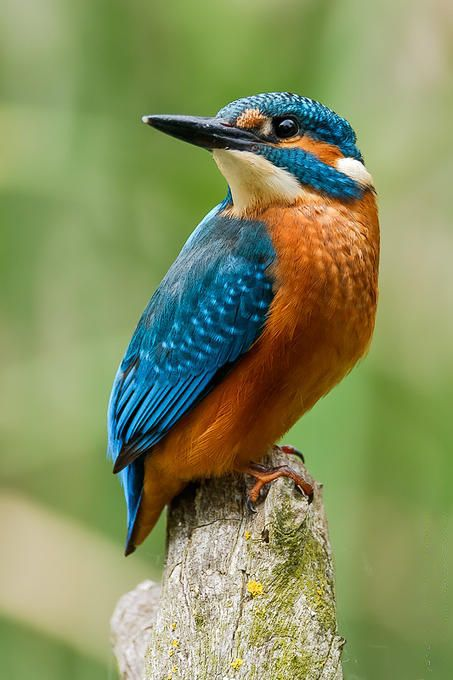
#> input picture OpenCV-Tutorials/kingfisher.jpg, 453 x 680 px
$ python opcv6.py
#> lines starting #> are read from the running program, lines starting #| are printed output that depends on the picture; after the words box and inside, x2 and y2 are one past the last pixel; in counts of white or black regions, pixels touching at a corner belong together
import cv2
import numpy as np

# Thresholding the image

img = cv2.imread('kingfisher.jpg')
#> img is the input picture: shape (680, 453, 3); mean B, G, R 95.3, 143, 133.1
retval, threshold = cv2.threshold(img, 2, 255, cv2.THRESH_BINARY)
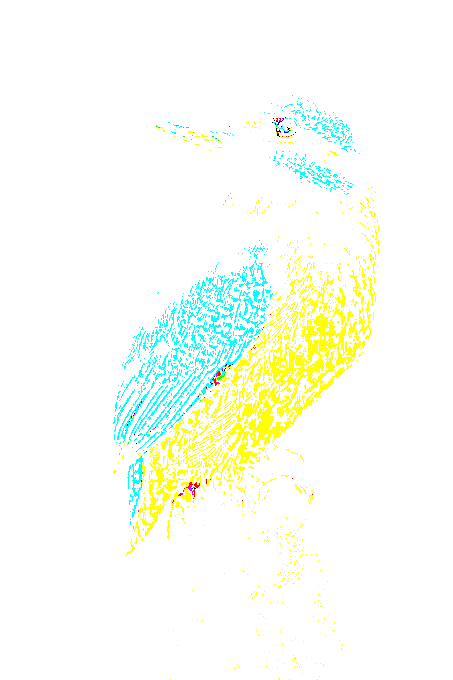
#> threshold: shape (680, 453, 3); mean B, G, R 244.7, 254.8, 249.8

grayscaled = cv2.cvtColor(img, cv2.COLOR_BGR2GRAY)
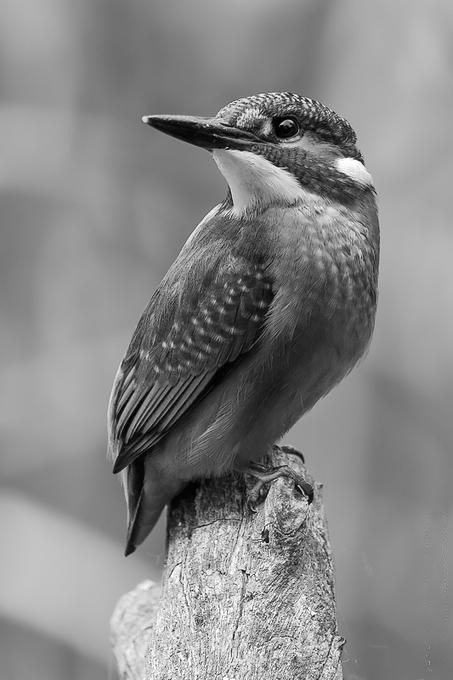
#> grayscaled: shape (680, 453); min 0, max 255, mean 134.6
retval2, threshold2 = cv2.threshold(grayscaled, 5, 255, cv2.THRESH_BINARY)
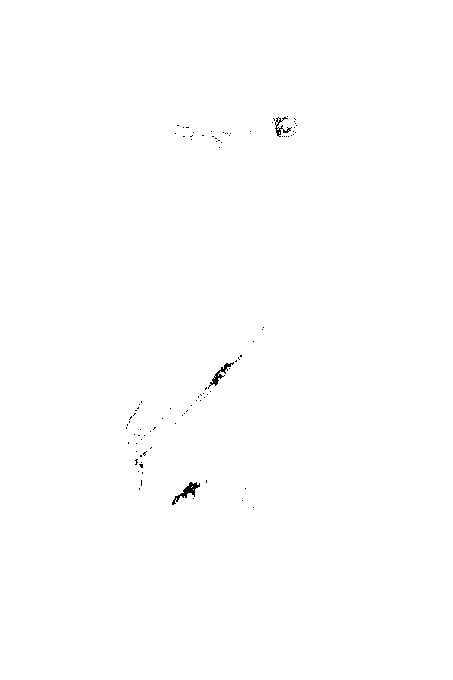
#> threshold2: shape (680, 453); 99.8% white; black in thin lines or dots, all inside (x1, y1, x2, y2) = (126, 116, 297, 508)

gaus = cv2.adaptiveThreshold(grayscaled, 255, cv2.ADAPTIVE_THRESH_GAUSSIAN_C, cv2.THRESH_BINARY, 115, 1)
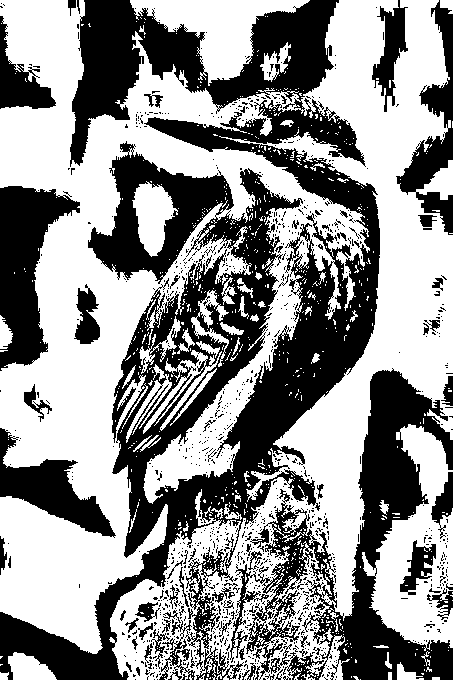
#> gaus: shape (680, 453); 56.6% white; 1052 black regions (977 under 20 px), largest, box (x1, y1, x2, y2) and area: (0, 0, 380, 680) 82476, (230, 368, 453, 680) 21268, (0, 186, 80, 371) 7705

retval2, otsu = cv2.threshold(grayscaled, 125, 255, cv2.THRESH_BINARY+cv2.THRESH_OTSU)
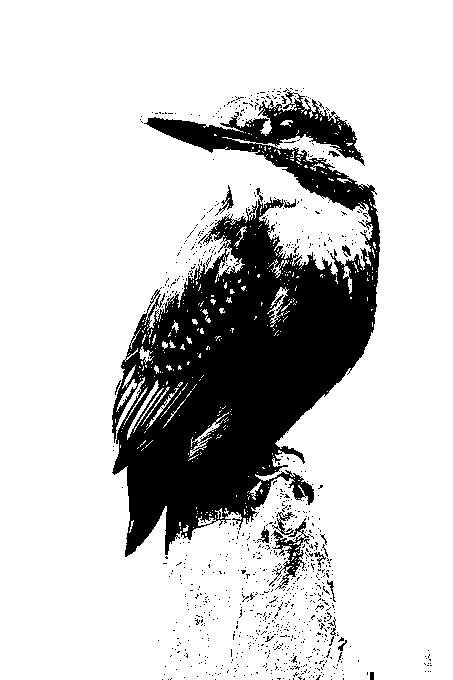
#> otsu: shape (680, 453); 79.9% white; 897 black regions (877 under 20 px), largest, box (x1, y1, x2, y2) and area: (112, 91, 380, 557) 58214, (269, 518, 310, 590) 769, (272, 512, 295, 535) 165
#> retval2 = 107


# plotting image

cv2.imshow('original', img)
cv2.imshow('threshold', threshold)
cv2.imshow('threshold2', threshold2)
cv2.imshow('gaus', gaus)
cv2.imshow('otsu', otsu)
cv2.waitKey(0)
cv2.destroyAllWindows()
